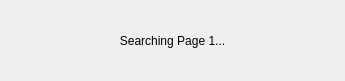
<?xml version="1.0" encoding="UTF-8"?>
<ui version="4.0">
 <class>STACBrowserLoading</class>
 <widget class="QDialog" name="STACBrowserLoading">
  <property name="geometry">
   <rect>
    <x>0</x>
    <y>0</y>
    <width>345</width>
    <height>81</height>
   </rect>
  </property>
  <property name="sizePolicy">
   <sizepolicy hsizetype="Fixed" vsizetype="Fixed">
    <horstretch>0</horstretch>
    <verstretch>0</verstretch>
   </sizepolicy>
  </property>
  <property name="windowTitle">
   <string>STAC Browser</string>
  </property>
  <layout class="QGridLayout" name="gridLayout">
   <item row="0" column="0">
    <widget class="QLabel" name="loadingLabel">
     <property name="text">
      <string>Searching Page 1...</string>
     </property>
     <property name="alignment">
      <set>Qt::AlignCenter</set>
     </property>
     <property name="wordWrap">
      <bool>true</bool>
     </property>
    </widget>
   </item>
  </layout>
 </widget>
 <resources/>
 <connections/>
</ui>
